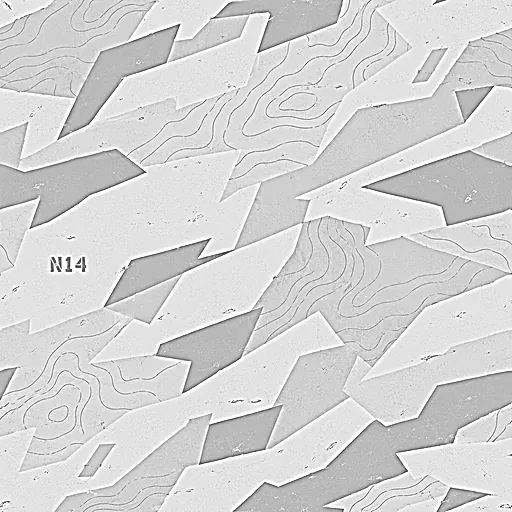
#> input picture src/modules/bomb-finishes/arctic/roughness.webp, 512 x 512 px, given in place of decrepit_wallpaper_diff_1k.jpg, which was not available
$ python make-backrooms-textures.py ../src/modules/bomb-finishes/arctic ../src/modules/bomb-finishes/arctic/wrap.webp
#> lines starting #> are read from the running program, lines starting #| are printed output that depends on the picture
"""Builds the Backrooms surfaces from two Poly Haven sets (CC0) and one drawn here.

- backrooms-wall_*:    "Decrepit Wallpaper" recoloured to the yellowed paper of an old office, with
                       a faint printed stripe and motif and darker damp patches.
- backrooms-carpet_*:  "Dirty Carpet" recoloured to a worn tan loop pile.
- backrooms-ceiling_*: suspended ceiling tiles, drawn procedurally: 2 x 2 tiles per repeat, with
                       the joints a quarter in from the edge so a tile sits centred on the repeat.

Usage: python3 make-backrooms-textures.py <folder with the Poly Haven 1k JPGs> <repo root>
Needs numpy and Pillow.
"""
import sys, os, numpy as np
from PIL import Image, ImageFilter

SRC, ROOT = sys.argv[1], sys.argv[2]
OUT = os.path.join(ROOT, "public/assets/surfaces")
N = 1024
rng = np.random.default_rng(1989)


def load(name):
#> called with name = 'decrepit_wallpaper_diff_1k.jpg'
    return np.asarray(Image.open(os.path.join(SRC, name)).convert("RGB").resize((N, N), Image.LANCZOS)) / 255.0


def save(array, name, quality=82):
    image = Image.fromarray((np.clip(array, 0, 1) * 255 + 0.5).astype(np.uint8))
    image.save(os.path.join(OUT, name), "WEBP", quality=quality, method=6)


def luma(rgb):
    return rgb @ np.array([0.2126, 0.7152, 0.0722])
#> returned value: shape (1024, 1024) float64


def blur(gray, radius):
    """Gaussian blur in the frequency domain: it wraps, so the result still tiles."""
#> called with radius = 6
    fy, fx = np.meshgrid(np.fft.fftfreq(gray.shape[0]), np.fft.fftfreq(gray.shape[1]), indexing="ij")
    return np.fft.ifft2(np.fft.fft2(gray) * np.exp(-2 * (np.pi * radius) ** 2 * (fx**2 + fy**2))).real


def tint(gray, dark, light):
    dark, light = np.array(dark) / 255.0, np.array(light) / 255.0
    return dark + (light - dark) * gray[..., None]


def normal_from_height(height, strength):
    dx = (np.roll(height, -1, 1) - np.roll(height, 1, 1)) * strength
    dy = (np.roll(height, -1, 0) - np.roll(height, 1, 0)) * strength
    n = np.dstack([-dx, dy, np.ones_like(height)])
    n /= np.linalg.norm(n, axis=2, keepdims=True)
    return n * 0.5 + 0.5


# --- Wallpaper ---------------------------------------------------------------------------------
paper = luma(load("decrepit_wallpaper_diff_1k.jpg"))
fine = paper - blur(paper, 6)  # fibres, scratches and flakes
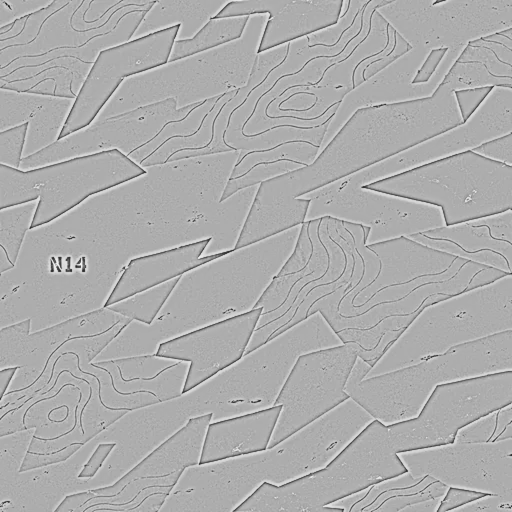
#> fine: shape (1024, 1024) float64 (shown at 1/2 size); min -0.766, max 0.363, mean 3.49e-17; drawn with min black and max white
broad = blur(paper, 40)
broad = (broad - broad.min()) / (broad.max() - broad.min())  # 0 damp and dark, 1 dry
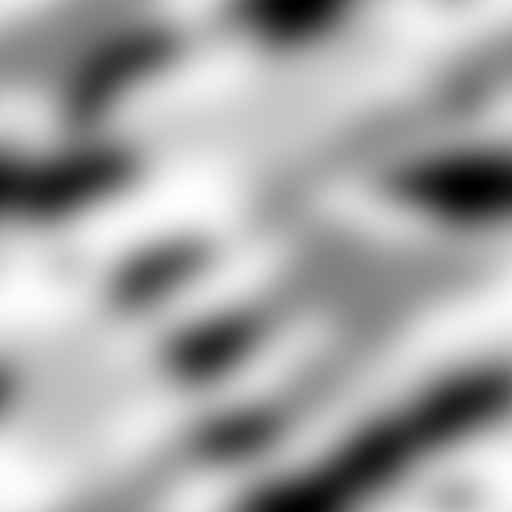
#> broad: shape (1024, 1024) float64 (shown at 1/2 size); min 0, max 1, mean 0.646
y, x = np.mgrid[0:N, 0:N] / N
# Printed pattern: pairs of thin vertical stripes with a small lozenge between them, eight across.
u = (x * 8) % 1.0
stripe = np.exp(-(((u - 0.18) / 0.018) ** 2)) + np.exp(-(((u - 0.82) / 0.018) ** 2))
v = (y * 8 + np.floor(x * 8) % 2 * 0.5) % 1.0
lozenge = np.clip(1 - (np.abs(u - 0.5) / 0.09 + np.abs(v - 0.5) / 0.16), 0, 1) ** 0.6
printed = np.clip(stripe * 0.55 + lozenge * 0.8, 0, 1)
tone = np.clip(0.7 + 0.2 * broad + fine * 2.6, 0, 1)
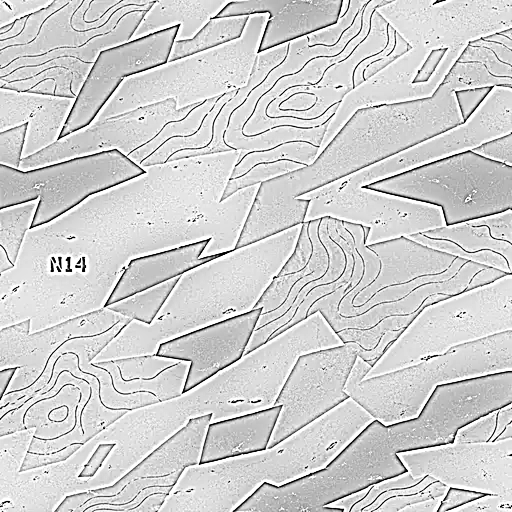
#> tone: shape (1024, 1024) float64 (shown at 1/2 size); min 0, max 1, mean 0.817
wall = tint(tone, (92, 74, 30), (214, 190, 104))
wall *= (1 - 0.2 * printed)[..., None]
# Damp creeps up from the floor of each repeat as a brown wash.
stain = np.clip(0.9 - broad * 1.8, 0, 1)[..., None]
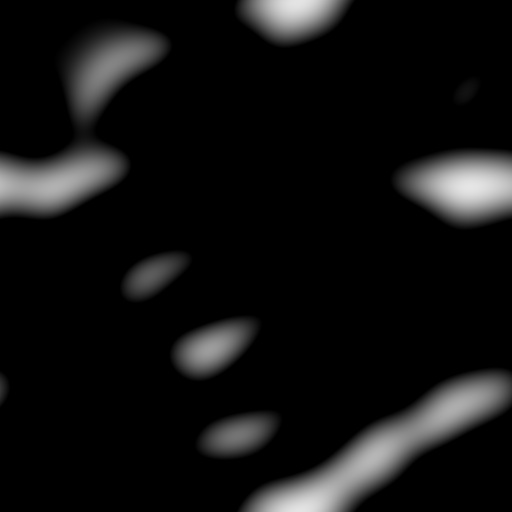
#> stain: shape (1024, 1024, 1) float64 (shown at 1/2 size); min 0, max 0.9, mean 0.0712
wall = wall * (1 - 0.35 * stain) + np.array([96, 74, 34]) / 255.0 * 0.35 * stain
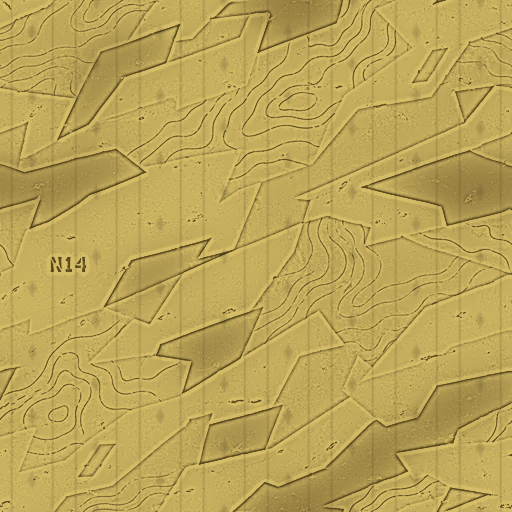
#> wall: shape (1024, 1024, 3) float64 (shown at 1/2 size); mean of channels 0, 1, 2 0.736, 0.648, 0.347; drawn as R, G, B
save(wall, "backrooms-wall_diff.webp")
save(load("decrepit_wallpaper_nor_gl_1k.jpg"), "backrooms-wall_nor.webp", 80)
#> call 2 of load, with name = 'decrepit_wallpaper_nor_gl_1k.jpg'
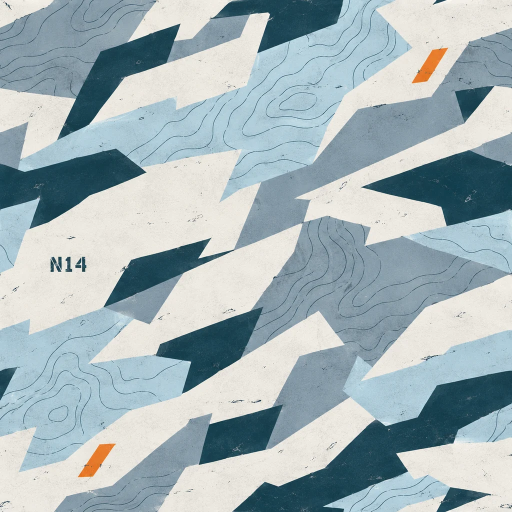
#> input picture src/modules/bomb-finishes/arctic/wrap.webp, 1024 x 1024 px, given in place of decrepit_wallpaper_nor_gl_1k.jpg, which was not available (shown at 1/2 size)
#> in save, image is the input picture: PIL image 1024x1024 RGB; mean R, G, B 164, 179.8, 184.2
save(np.clip(load("decrepit_wallpaper_rough_1k.jpg") * 0.5 + 0.48, 0, 1), "backrooms-wall_rough.webp", 75)
#> call 3 of save, with name = 'backrooms-wall_rough.webp', quality = 75
#> in save (call 3), `image = Image.fromarray((np.clip(array, 0, 1) * 255 + 0.5).astype(np.u..`:
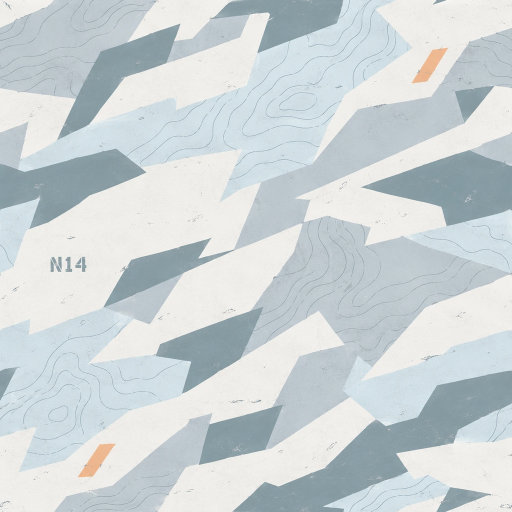
#> image: PIL image 1024x1024 RGB (shown at 1/2 size); mean R, G, B 204.3, 212.1, 214.3

# --- Carpet ------------------------------------------------------------------------------------
carpet = load("dirty_carpet_diff_1k.jpg")
#> (the run stopped early here; a loop or call above may not have finished)
